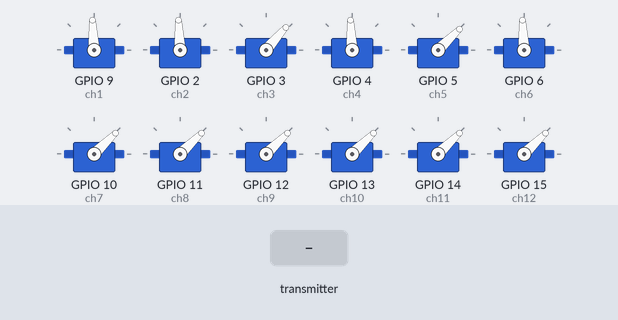
Bench run of a sketch on a simulated ESP32. On the bench: 12 × servo. The test bench sets the inputs (shaded band). No radio packets arrive unless stated.

Above: at 2.2 s.
2.3 s: the transmitter starts sending throttle = 64
At 2.7 s:
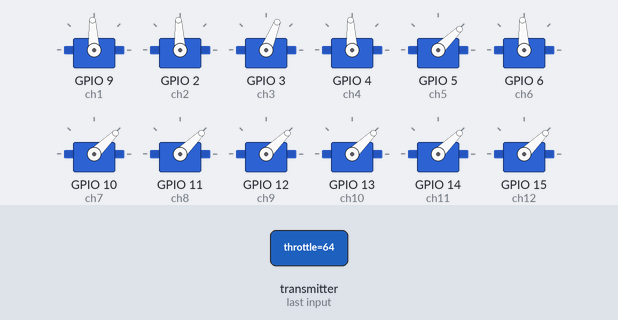
3.8 s: the transmitter starts sending yaw = 0
At 5.0 s:
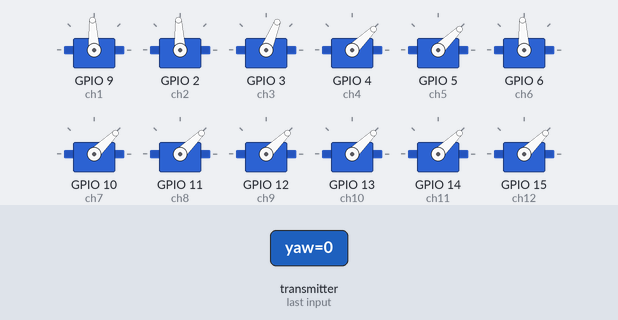
5.3 s: the transmitter starts sending pitch = 0
At 6.1 s:
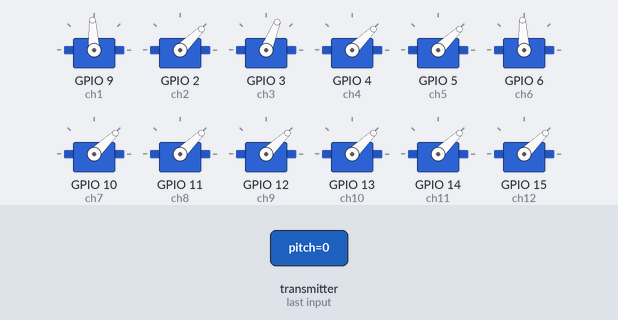
6.8 s: the transmitter starts sending roll = 0
At 7.3 s:
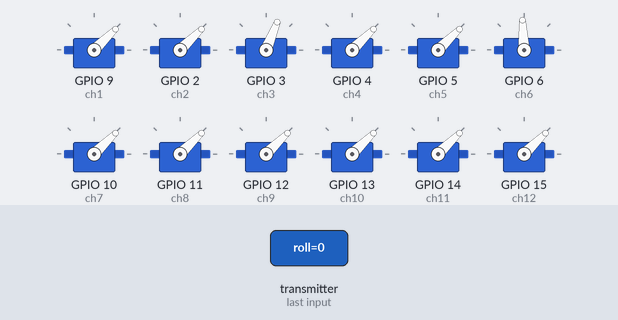
8.3 s: the transmitter starts sending aux1 = 64
At 9.5 s:
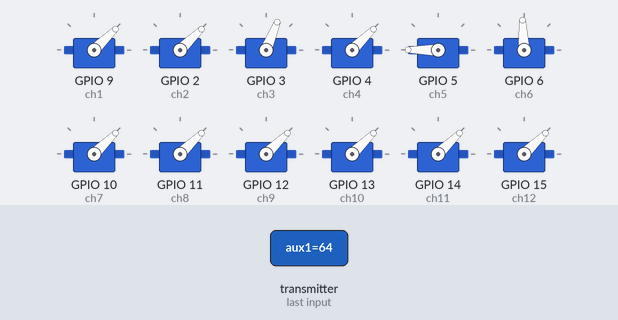
9.8 s: the transmitter starts sending aux2 = 0
At 10.8 s:
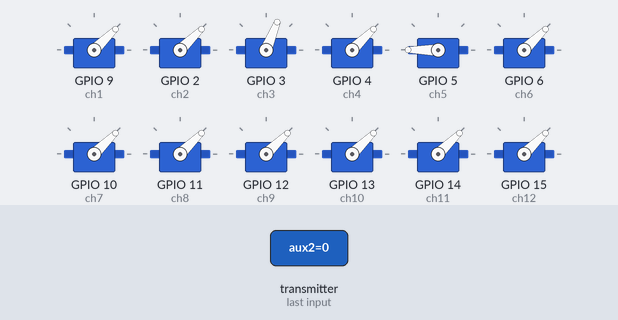
Timing chart, 0 to 12.3 s (numbered marks = the images above; inputs shaded):
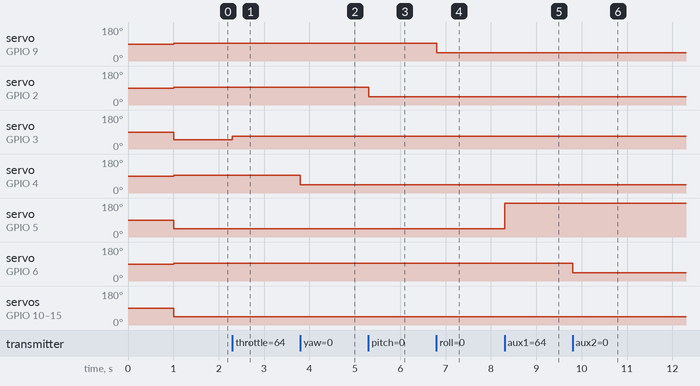

The sketch:

Receptor.ino
```cpp
#include <SPI.h>
#include <nRF24L01.h>
#include <RF24.h>
#include <ESP32Servo.h>  // Inclua a biblioteca ESP32Servo

// Definições de pinos para o ESP32
const int CE_PIN = 17;  // Pin GPIO17 para CE
const int CSN_PIN = 5;  // Pin GPIO5 para CSN

int ch_width_1 = 0;
int ch_width_2 = 0;
int ch_width_3 = 0;
int ch_width_4 = 0;
int ch_width_5 = 0;
int ch_width_6 = 0;
int ch_width_7 = 0;
int ch_width_8 = 0;
int ch_width_9 = 0;
int ch_width_10 = 0;
int ch_width_11 = 0;
int ch_width_12 = 0;
int ch_width_13 = 0;
int ch_width_14 = 0;
int ch_width_15 = 0;
int ch_width_16 = 0;
int ch_width_17 = 0;
int ch_width_18 = 0;
int ch_width_19 = 0;
int ch_width_20 = 0;

Servo ch1;
Servo ch2;
Servo ch3;
Servo ch4;
Servo ch5;
Servo ch6;
Servo ch7;
Servo ch8;
Servo ch9;
Servo ch10;
Servo ch11;
Servo ch12;
Servo ch13;
Servo ch14;
Servo ch15;
Servo ch16;
Servo ch17;
Servo ch18;
Servo ch19;
Servo ch20;

struct Signal {
    byte throttle;
    byte yaw;
    byte pitch;
    byte roll;
    byte aux1;
    byte aux2;
    byte button[14];  // Adicionando 14 canais de botões
};

Signal data;
const uint64_t pipeIn = 0xE9E8F0F0E1LL;
RF24 radio(CE_PIN, CSN_PIN);

void ResetData() {
    data.roll = 127;
    data.pitch = 127;
    data.throttle = 12;
    data.yaw = 127;
    data.aux1 = 0;
    data.aux2 = 127;
    for (int i = 0; i < 14; i++) {
        data.button[i] = 0;
    }
}

void setup() {
    radio.begin();
    radio.startListening();
    radio.openReadingPipe(1, pipeIn);
    radio.setAutoAck(false);
    radio.setCRCLength(RF24_CRC_8);
    radio.setDataRate(RF24_250KBPS);
    radio.setPALevel(RF24_PA_MAX);
    radio.setChannel(108);
    ResetData();
    // Serial.begin(250000);

    ch1.attach(9);
    ch2.attach(2);
    ch3.attach(3);
    ch4.attach(4);
    ch5.attach(5);
    ch6.attach(6);
    ch7.attach(10);
    ch8.attach(11);
    ch9.attach(12);
    ch10.attach(13);
    ch11.attach(14);
    ch12.attach(15);
    ch13.attach(16);
    ch14.attach(17);
    ch15.attach(18);
    ch16.attach(19);
    ch17.attach(20);
    ch18.attach(21);
    ch19.attach(22);
    ch20.attach(23);
    delay(1000);
}

unsigned long lastRecvTime = 0;

void recvData() {
    while (radio.available()) {
        radio.read(&data, sizeof(Signal));
        lastRecvTime = millis();
    }
}

void loop() {
    recvData();
    unsigned long now = millis();
    if (now - lastRecvTime > 1000) {
        ResetData();
    }

    ch_width_1 = map(data.roll, 0, 255, 1000, 2000);
    ch_width_2 = map(data.pitch, 0, 255, 1000, 2000);
    ch_width_3 = map(data.throttle, 0, 255, 1000, 2000);
    ch_width_4 = map(data.yaw, 0, 255, 1000, 2000);
    ch_width_5 = map(data.aux1, 0, 1, 1000, 2000);
    ch_width_6 = map(data.aux2, 0, 255, 1000, 2000);
    ch_width_7 = map(data.button[0], 0, 1, 1000, 2000);
    ch_width_8 = map(data.button[1], 0, 1, 1000, 2000);
    ch_width_9 = map(data.button[2], 0, 1, 1000, 2000);
    ch_width_10 = map(data.button[3], 0, 1, 1000, 2000);
    ch_width_11 = map(data.button[4], 0, 1, 1000, 2000);
    ch_width_12 = map(data.button[5], 0, 1, 1000, 2000);
    ch_width_13 = map(data.button[6], 0, 1, 1000, 2000);
    ch_width_14 = map(data.button[7], 0, 1, 1000, 2000);
    ch_width_15 = map(data.button[8], 0, 1, 1000, 2000);
    ch_width_16 = map(data.button[9], 0, 1, 1000, 2000);
    ch_width_17 = map(data.button[10], 0, 1, 1000, 2000);
    ch_width_18 = map(data.button[11], 0, 1, 1000, 2000);
    ch_width_19 = map(data.button[12], 0, 1, 1000, 2000);
    ch_width_20 = map(data.button[13], 0, 1, 1000, 2000);

    ch1.writeMicroseconds(ch_width_1);
    ch2.writeMicroseconds(ch_width_2);
    ch3.writeMicroseconds(ch_width_3);
    ch4.writeMicroseconds(ch_width_4);
    ch5.writeMicroseconds(ch_width_5);
    ch6.writeMicroseconds(ch_width_6);
    ch7.writeMicroseconds(ch_width_7);
    ch8.writeMicroseconds(ch_width_8);
    ch9.writeMicroseconds(ch_width_9);
    ch10.writeMicroseconds(ch_width_10);
    ch11.writeMicroseconds(ch_width_11);
    ch12.writeMicroseconds(ch_width_12);
    ch13.writeMicroseconds(ch_width_13);
    ch14.writeMicroseconds(ch_width_14);
    ch15.writeMicroseconds(ch_width_15);
    ch16.writeMicroseconds(ch_width_16);
    ch17.writeMicroseconds(ch_width_17);
    ch18.writeMicroseconds(ch_width_18);
    ch19.writeMicroseconds(ch_width_19);
    ch20.writeMicroseconds(ch_width_20);

    // Serial.print(data.pitch);
    // Serial.print(" ");
    // Serial.print(data.throttle);
    // Serial.print(" ");
    // Serial.print(data.yaw);
    // Serial.print(" ");
    // Serial.print(data.roll);
    // Serial.print(" ");
    // Serial.print(data.aux1);
    // Serial.print(" ");
    // Serial.print(data.aux2);
    // Serial.print(" ");
    // Serial.print(ch_width_1);
    // Serial.print(" ");
    // Serial.print(ch_width_2);
    // Serial.print(" ");
    // Serial.print(ch_width_3);
    // Serial.print(" ");
    // Serial.print(ch_width_4);
    // Serial.print(" ");
    // Serial.print(ch_width_5);
    // Serial.print(" ");
    // Serial.print(ch_width_6);
    // Serial.print(" ");
    // Serial.print(ch_width_7);
    // Serial.print(" ");
    // Serial.print(ch_width_8);
    // Serial.print(" ");
    // Serial.print(ch_width_9);
    // Serial.print(" ");
    // Serial.print(ch_width_10);
    // Serial.print(" ");
    // Serial.print(ch_width_11);
    // Serial.print(" ");
    // Serial.print(ch_width_12);
    // Serial.print(" ");
    // Serial.print(ch_width_13);
    // Serial.print(" ");
    // Serial.print(ch_width_14);
    // Serial.print(" ");
    // Serial.print(ch_width_15);
    // Serial.print(" ");
    // Serial.print(ch_width_16);
    // Serial.print(" ");
    // Serial.print(ch_width_17);
    // Serial.print(" ");
    // Serial.print(ch_width_18);
    // Serial.print(" ");
    // Serial.print(ch_width_19);
    // Serial.print(" ");
    // Serial.print(ch_width_20);
    // Serial.println(" ");
}
```

Measured:
- after the input at 2.3 s, servo on GPIO 3 (ch3): 49° → 68° at once
- after the input at 3.8 s, servo on GPIO 4 (ch4): 93° → 44° at once
- after the input at 5.3 s, servo on GPIO 2 (ch2): 93° → 44° at once
- after the input at 6.8 s, servo on GPIO 9 (ch1): 93° → 44° at once
- after the input at 8.3 s, servo on GPIO 5 (ch5): 44° → 180° at once
- after the input at 9.8 s, servo on GPIO 6 (ch6): 93° → 44° at once
